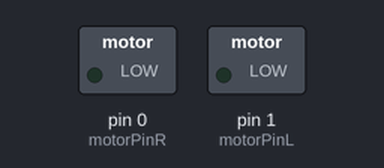
A sketch run on a simulated Arduino Uno, built with avr-gcc and run on an emulated ATmega328P. Shown: switched loads named in the sketch (green lamp = pin HIGH).

Above: at 0.5 s.
At 1.5 s:
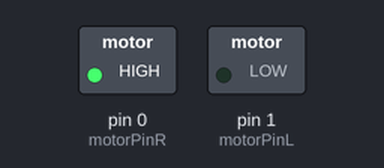
At 2.5 s:
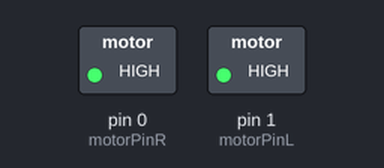
At 3.5 s:
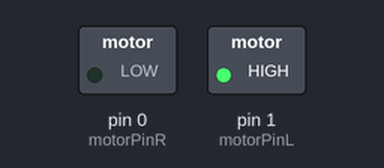
Timing chart, 0 to 5.2 s (numbered marks = the images above):
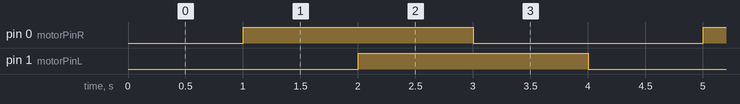

Measured:
- by itself, pin 0 (motorPinR), pin 1 (motorPinL): alternates HIGH for 2.0 s and LOW for 2.0 s
- by itself, everything shown: repeats every 4.0 s, in 4 steps

The sketch:

Motor_Control_Arduino.ino
```cpp
int motorPinR = 0; // control pin for RIGHT side
int motorPinL = 1; // control pin for LEFT side

void setup() {
  // set the digital pins as outputs
  pinMode(motorPinR, OUTPUT);
  pinMode(motorPinL, OUTPUT);
}

void loop() {
  // Turn both sides off & wait 1 second
  digitalWrite(motorPinR, LOW);
  digitalWrite(motorPinL, LOW);
  delay(1000);

  // Turn only right side on & wait 1 second
  digitalWrite(motorPinR, HIGH);
  digitalWrite(motorPinL, LOW);
  delay(1000);

  // Turn both sides on & wait 1 second
  digitalWrite(motorPinR, HIGH);
  digitalWrite(motorPinL, HIGH);
  delay(1000);

  // Turn only left side on & wait 1 second
  digitalWrite(motorPinR, LOW);
  digitalWrite(motorPinL, HIGH);
  delay(1000);
}
```
